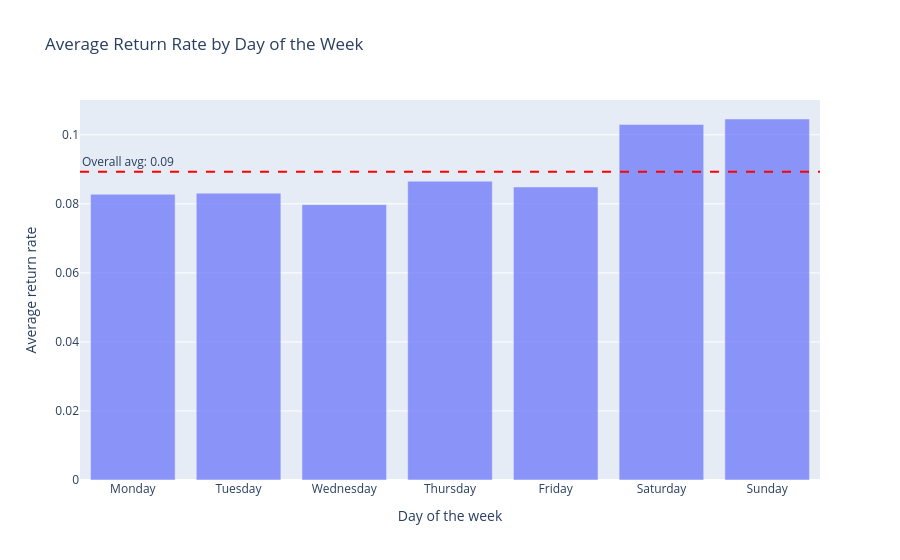

Notebook code for this chart:
### Markdown cell above
* Return rate by day of the week:

### Code cell
# Bar plot of mean return rate per day of the week
mrr_dow = plot_df.groupby('day')['returned'].mean().reset_index().sort_values(by='returned', ascending=False)

fig = px.bar(
    mrr_dow,
    x='day', 
    y='returned',
    title='Average Return Rate by Day of the Week', 
    labels={'returned': 'Average return rate', 'day': 'Day of the week'},
    opacity=0.7
)

fig.add_hline(
    y=overall_mean,
    line_dash="dash",
    line_color="red",
    annotation_text=f"Overall avg: {overall_mean:.2f}",
    annotation_position="top left"
)

fig.update_xaxes(categoryorder='array', categoryarray=day_order)

fig.show()

### Figure 1 — Plotly figure (JSON) as saved in the notebook; plotly's stock layout.template omitted (floating-point values rounded to 4 significant figures)
{"data": [{"hovertemplate": "Day of the week=%{x}<br>Average return rate=%{y}<extra></extra>", "legendgroup": "", "marker": {"color": "#636efa", "opacity": 0.7, "pattern": {"shape": ""}}, "name": "", "orientation": "v", "showlegend": false, "textposition": "auto", "type": "bar", "x": ["Sunday", "Saturday", "Thursday", "Friday", "Tuesday", "Monday", "Wednesday"], "xaxis": "x", "y": [0.1046, 0.103, 0.08656, 0.08488, 0.0831, 0.08277, 0.07977], "yaxis": "y"}], "layout": {"annotations": [{"showarrow": false, "text": "Overall avg: 0.09", "x": 0, "xanchor": "left", "xref": "x domain", "y": 0.0893, "yanchor": "bottom", "yref": "y"}], "barmode": "relative", "legend": {"tracegroupgap": 0}, "shapes": [{"line": {"color": "red", "dash": "dash"}, "type": "line", "x0": 0, "x1": 1, "xref": "x domain", "y0": 0.0893, "y1": 0.0893, "yref": "y"}], "title": {"text": "Average Return Rate by Day of the Week"}, "xaxis": {"anchor": "y", "categoryarray": ["Monday", "Tuesday", "Wednesday", "Thursday", "Friday", "Saturday", "Sunday"], "categoryorder": "array", "domain": [0, 1], "title": {"text": "Day of the week"}}, "yaxis": {"anchor": "x", "domain": [0, 1], "title": {"text": "Average return rate"}}}}
